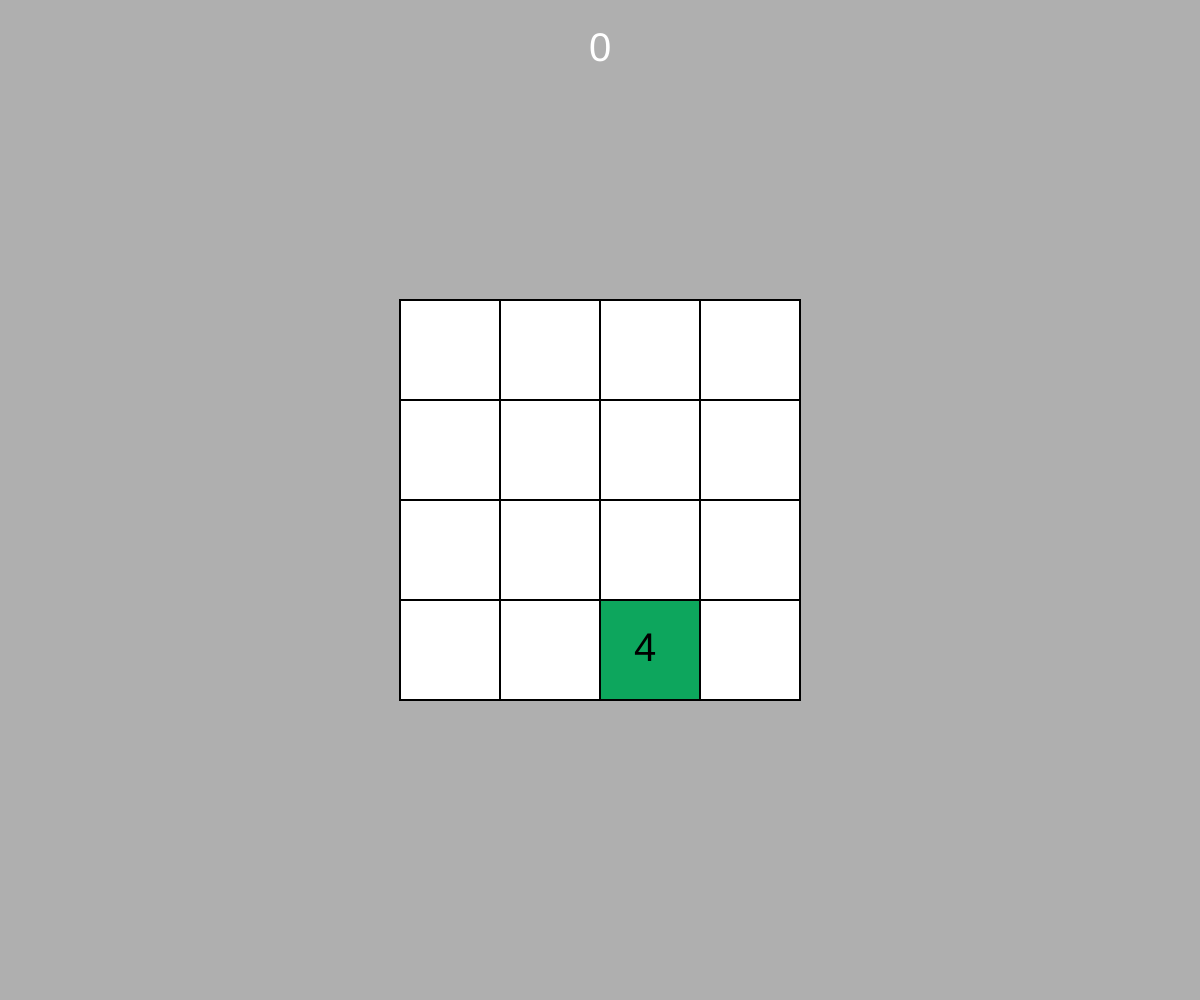
Frame 1 (no input)
Frame 60 (no input): identical to frame 1, image omitted
Frame 120 (the mouse pressed at the canvas centre since frame 60): identical to frame 1, image omitted

The p5.js sketch that drew this single still picture (run headless with seeded random() and noise() and a simulated clock; from frame 60 on, the mouse is pressed at the canvas centre):

// p5.js sketch
// ── sketch.js
let grid = [];
let score = 0;
let gameOver = false;

function setup() {
    createCanvas(windowWidth, windowHeight);
    grid = blankGrid();
    addNewNumber();
}

function draw() {
    background(175);
    let widthRect = 100;

    for (let i = 0; i < 4; i++) {
        for (let j = 0; j < 4; j++) {
            let el = grid[i][j];
            if (el != 0){
                fill(colorsSizes[el].color);
            }
            else {
                fill(255);
            }
            strokeWeight(2);
            rect(i * widthRect + width / 2 - 200, j * widthRect + height / 2 - 200, widthRect, widthRect);
            let value = grid[i][j];
            if (value !== 0) {
                textAlign(CENTER, CENTER);
                textSize(40);
                fill(0);
                text(value, i * widthRect + width / 2 - 155, j * widthRect + height / 2 - 150);
            }
        }
    }
    if (isGameOver()) {
        gameOver = true;
        score = "Press ENTER to play again!";
    }
    fill(255);
    text(score, width / 2, 50);
}

function blankGrid() {
    return [
        [0, 0, 0, 0],
        [0, 0, 0, 0],
        [0, 0, 0, 0],
        [0, 0, 0, 0]
    ];
}

function compare(a, b) {
    for (let row = 0; row < 4; row++) {
        for (let col = 0; col < 4; col++) {
            if (a[row][col] != b[row][col]) {
                return true;
            }
        }
    }
    return false;
}

function keyPressed() {
    let flipped = false;
    let rotated = false;
    if (!gameOver) {
        if (keyCode == UP_ARROW) {
            grid = flip(grid);
            flipped = true;
        }
        else if (keyCode == LEFT_ARROW) {
            grid = rotateGrid(grid);
            grid = flip(grid);
            rotated = true;
            flipped = true;
        }
        else if (keyCode == RIGHT_ARROW) {
            grid = rotateGrid(grid);
            rotated = true;
        }
        if (keyCode == UP_ARROW || keyCode == DOWN_ARROW ||
            keyCode == RIGHT_ARROW || keyCode == LEFT_ARROW) {
            let past = copyGrid(grid);
            for (let i = 0; i < 4; i++) {
                grid[i] = operate(grid[i]);
            }
            let changed = compare(past, grid);
            if (flipped) {
                flip(grid);
            }

            if (rotated) {
                grid = rotateGrid(grid);
            }
            if (changed) {
                addNewNumber();
            }
        }
    }
    if (keyCode == 13){
        score = 0;
        grid = blankGrid();
        gameOver = false;
        addNewNumber();
        addNewNumber();
    }
}

function flip(grid) {
    for (let row = 0; row < 4; row++) {
        grid[row] = grid[row].reverse();
    }
    return grid;
}

function copyGrid(grid) {
    let extra = blankGrid();
    for (let row = 0; row < 4; row++) {
        for (let col = 0; col < 4; col++) {
            extra[row][col] = grid[row][col];
        }
    }
    return extra;
}

function operate(row) {
    row = slideRow(row);
    row = combineRow(row);
    row = slideRow(row);
    return row;
};

function addNewNumber() {
    let options = [];
    for (let row = 0; row < 4; row++) {
        for (let col = 0; col < 4; col++) {
            if (grid[row][col] == 0) {
                options.push({
                    row: row,
                    col: col
                });
            }
        }
    }
    if (options.length > 0) {
        let spot = random(options);
        let value = random(1);
        grid[spot.row][spot.col] = (value > 0.5 ? 2 : 4);
    }

}

function isGameOver() {
    for (let i = 0; i < 4; i++) {
        for (let j = 0; j < 4; j++) {
            if (grid[i][j] == 0) {
                return false;
            }
            if (i !== 3 && grid[i][j] === grid[i + 1][j]) {
                return false;
            }
            if (j !== 3 && grid[i][j] === grid[i][j + 1]) {
                return false;
            }
        }
    }
    return true;
}

function slideRow(row) {
    let arr = row.filter(x => x);
    let missingCount = 4 - arr.length;
    let zeros = Array(missingCount).fill(0);
    arr = zeros.concat(arr);
    return arr;
}

function combineRow(row) {
    for (let i = 3; i >= 1; i--) {
        let a = row[i];
        let b = row[i - 1];
        if (a == b) {
            row[i] = a + b;
            row[i - 1] = 0;
            score += a + b;
        }
    }
    return row;
}

function rotateGrid(grid) {
    let newGrid = blankGrid();
    for (let row = 0; row < 4; row++) {
        for (let col = 0; col < 4; col++) {
            newGrid[row][col] = grid[col][row];
        }
    }
    return newGrid;
}
let colorsSizes = {
    2: {
        color: "#33B14A"
    },
    4: {
        color: "#0DA65D"
    },
    8: {
        color: "#1AB4A1"
    },
    16: {
        color: "#2494C1"
    },
    32: {
        color: "#397DDC"
    },
    64: {
        color: "#424FEE"
    },
    128: {
        color: "#4600FD"
    },
    256: {
        color: "#7B00DB"
    },
    512: {
        color: "#AC04CD"
    },
    1024: {
        color: "#DB26BE"
    },
    2048: {
        color: "#F9102E"
    },
    4096: {
        color: "#F0DB0C"
    },
    8182: {
        color: "#DA5D08"
    },
};
